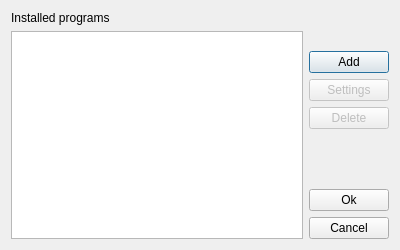
<?xml version="1.0" encoding="UTF-8"?>
<ui version="4.0">
 <class>ProgramDialog</class>
 <widget class="QDialog" name="ProgramDialog">
  <property name="geometry">
   <rect>
    <x>0</x>
    <y>0</y>
    <width>400</width>
    <height>250</height>
   </rect>
  </property>
  <property name="minimumSize">
   <size>
    <width>400</width>
    <height>250</height>
   </size>
  </property>
  <property name="windowTitle">
   <string>Programs</string>
  </property>
  <layout class="QHBoxLayout" name="horizontalLayout">
   <item>
    <layout class="QHBoxLayout" name="horizontalLayout_2">
     <item>
      <layout class="QVBoxLayout" name="verticalLayout_2">
       <item>
        <widget class="QLabel" name="lb_prog">
         <property name="text">
          <string>Installed programs</string>
         </property>
        </widget>
       </item>
       <item>
        <widget class="QListWidget" name="list"/>
       </item>
      </layout>
     </item>
     <item>
      <layout class="QVBoxLayout" name="verticalLayout">
       <item>
        <spacer name="verticalSpacer_3">
         <property name="orientation">
          <enum>Qt::Vertical</enum>
         </property>
         <property name="sizeType">
          <enum>QSizePolicy::Fixed</enum>
         </property>
         <property name="sizeHint" stdset="0">
          <size>
           <width>20</width>
           <height>40</height>
          </size>
         </property>
        </spacer>
       </item>
       <item>
        <widget class="QPushButton" name="btn_add">
         <property name="text">
          <string>Add</string>
         </property>
         <property name="icon">
          <iconset resource="../../netemul.qrc">
           <normaloff>:/im/images/edit_add.png</normaloff>:/im/images/edit_add.png</iconset>
         </property>
        </widget>
       </item>
       <item>
        <widget class="QPushButton" name="btn_settings">
         <property name="enabled">
          <bool>false</bool>
         </property>
         <property name="text">
          <string>Settings</string>
         </property>
         <property name="icon">
          <iconset resource="../../netemul.qrc">
           <normaloff>:/im/images/setting.png</normaloff>:/im/images/setting.png</iconset>
         </property>
        </widget>
       </item>
       <item>
        <widget class="QPushButton" name="btn_remove">
         <property name="enabled">
          <bool>false</bool>
         </property>
         <property name="text">
          <string>Delete</string>
         </property>
         <property name="icon">
          <iconset resource="../../netemul.qrc">
           <normaloff>:/im/images/edit_remove.png</normaloff>:/im/images/edit_remove.png</iconset>
         </property>
        </widget>
       </item>
       <item>
        <spacer name="verticalSpacer">
         <property name="orientation">
          <enum>Qt::Vertical</enum>
         </property>
         <property name="sizeHint" stdset="0">
          <size>
           <width>20</width>
           <height>40</height>
          </size>
         </property>
        </spacer>
       </item>
       <item>
        <widget class="QPushButton" name="btn_ok">
         <property name="text">
          <string>Ok</string>
         </property>
         <property name="icon">
          <iconset resource="../../netemul.qrc">
           <normaloff>:/im/images/ok.png</normaloff>:/im/images/ok.png</iconset>
         </property>
        </widget>
       </item>
       <item>
        <widget class="QPushButton" name="btn_cancel">
         <property name="text">
          <string>Cancel</string>
         </property>
         <property name="icon">
          <iconset resource="../../netemul.qrc">
           <normaloff>:/im/images/not.png</normaloff>:/im/images/not.png</iconset>
         </property>
        </widget>
       </item>
      </layout>
     </item>
    </layout>
   </item>
  </layout>
 </widget>
 <resources>
  <include location="../../netemul.qrc"/>
 </resources>
 <connections>
  <connection>
   <sender>btn_cancel</sender>
   <signal>clicked()</signal>
   <receiver>ProgramDialog</receiver>
   <slot>reject()</slot>
   <hints>
    <hint type="sourcelabel">
     <x>393</x>
     <y>243</y>
    </hint>
    <hint type="destinationlabel">
     <x>188</x>
     <y>245</y>
    </hint>
   </hints>
  </connection>
  <connection>
   <sender>btn_ok</sender>
   <signal>clicked()</signal>
   <receiver>ProgramDialog</receiver>
   <slot>apply()</slot>
   <hints>
    <hint type="sourcelabel">
     <x>393</x>
     <y>214</y>
    </hint>
    <hint type="destinationlabel">
     <x>180</x>
     <y>277</y>
    </hint>
   </hints>
  </connection>
  <connection>
   <sender>btn_add</sender>
   <signal>clicked()</signal>
   <receiver>ProgramDialog</receiver>
   <slot>add()</slot>
   <hints>
    <hint type="sourcelabel">
     <x>343</x>
     <y>63</y>
    </hint>
    <hint type="destinationlabel">
     <x>313</x>
     <y>18</y>
    </hint>
   </hints>
  </connection>
  <connection>
   <sender>btn_remove</sender>
   <signal>clicked()</signal>
   <receiver>ProgramDialog</receiver>
   <slot>remove()</slot>
   <hints>
    <hint type="sourcelabel">
     <x>393</x>
     <y>132</y>
    </hint>
    <hint type="destinationlabel">
     <x>315</x>
     <y>135</y>
    </hint>
   </hints>
  </connection>
  <connection>
   <sender>btn_settings</sender>
   <signal>clicked()</signal>
   <receiver>ProgramDialog</receiver>
   <slot>settings()</slot>
   <hints>
    <hint type="sourcelabel">
     <x>360</x>
     <y>89</y>
    </hint>
    <hint type="destinationlabel">
     <x>386</x>
     <y>23</y>
    </hint>
   </hints>
  </connection>
  <connection>
   <sender>list</sender>
   <signal>currentRowChanged(int)</signal>
   <receiver>ProgramDialog</receiver>
   <slot>programmChanged()</slot>
   <hints>
    <hint type="sourcelabel">
     <x>140</x>
     <y>120</y>
    </hint>
    <hint type="destinationlabel">
     <x>351</x>
     <y>13</y>
    </hint>
   </hints>
  </connection>
  <connection>
   <sender>list</sender>
   <signal>itemClicked(QListWidgetItem*)</signal>
   <receiver>ProgramDialog</receiver>
   <slot>stateChanged(QListWidgetItem*)</slot>
   <hints>
    <hint type="sourcelabel">
     <x>232</x>
     <y>109</y>
    </hint>
    <hint type="destinationlabel">
     <x>335</x>
     <y>30</y>
    </hint>
   </hints>
  </connection>
 </connections>
 <slots>
  <slot>apply()</slot>
  <slot>add()</slot>
  <slot>remove()</slot>
  <slot>settings()</slot>
  <slot>programmChanged()</slot>
  <slot>stateChanged(QListWidgetItem*)</slot>
 </slots>
</ui>
